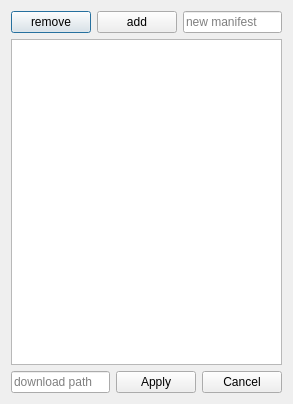
<?xml version="1.0" encoding="UTF-8"?>
<ui version="4.0">
 <class>OptionsWindow</class>
 <widget class="QDialog" name="OptionsWindow">
  <property name="geometry">
   <rect>
    <x>0</x>
    <y>0</y>
    <width>293</width>
    <height>404</height>
   </rect>
  </property>
  <property name="windowTitle">
   <string>Dialog</string>
  </property>
  <layout class="QVBoxLayout" name="verticalLayout_2">
   <item>
    <layout class="QHBoxLayout" name="horizontalLayout">
     <item>
      <widget class="QPushButton" name="RemoveManifestButton">
       <property name="text">
        <string>remove</string>
       </property>
      </widget>
     </item>
     <item>
      <widget class="QPushButton" name="AddManifestButton">
       <property name="text">
        <string>add</string>
       </property>
      </widget>
     </item>
     <item>
      <widget class="QLineEdit" name="NewManifestLine">
       <property name="sizePolicy">
        <sizepolicy hsizetype="Expanding" vsizetype="Fixed">
         <horstretch>0</horstretch>
         <verstretch>0</verstretch>
        </sizepolicy>
       </property>
       <property name="placeholderText">
        <string>new manifest</string>
       </property>
      </widget>
     </item>
    </layout>
   </item>
   <item>
    <widget class="QListWidget" name="ManifestList">
     <property name="sizePolicy">
      <sizepolicy hsizetype="Expanding" vsizetype="Expanding">
       <horstretch>0</horstretch>
       <verstretch>0</verstretch>
      </sizepolicy>
     </property>
    </widget>
   </item>
   <item>
    <layout class="QHBoxLayout" name="horizontalLayout_2">
     <item>
      <widget class="QLineEdit" name="DownloadPathLine">
       <property name="placeholderText">
        <string>download path</string>
       </property>
      </widget>
     </item>
     <item>
      <widget class="QPushButton" name="ApplyButton">
       <property name="text">
        <string>Apply</string>
       </property>
      </widget>
     </item>
     <item>
      <widget class="QPushButton" name="CancelButon">
       <property name="text">
        <string>Cancel</string>
       </property>
      </widget>
     </item>
    </layout>
   </item>
  </layout>
 </widget>
 <resources/>
 <connections/>
</ui>
